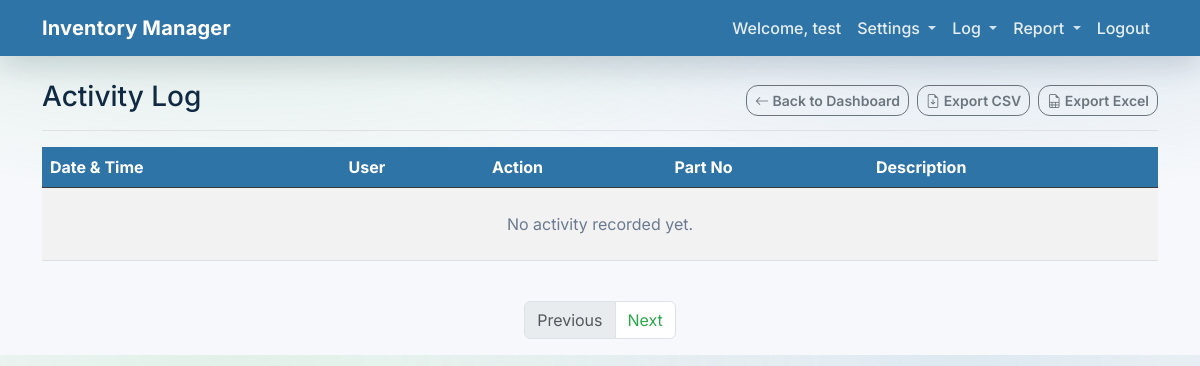
Before: /activity-log (signed in) with the older database file.
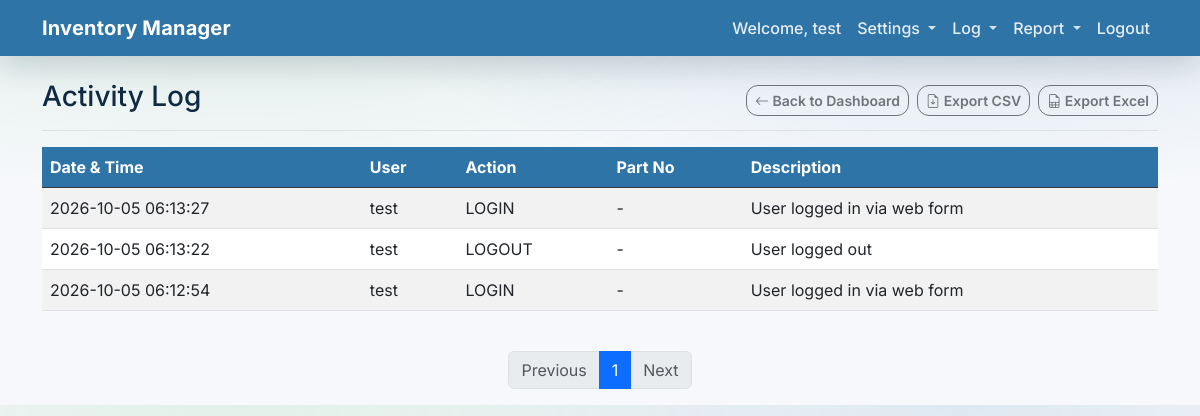
After: the same page with the newer database file.
### app/models.py (models this page shows)
class ActivityLog(Base):
    __tablename__ = "activity_logs"
    id = Column(Integer, primary_key=True, index=True)
    user_id = Column(Integer, ForeignKey("users.id"), nullable=True)
    action = Column(String, index=True)
    part_id = Column(Integer, ForeignKey("sku_parts.id"), nullable=True)
    description = Column(String, nullable=True)
    created_at = Column(DateTime(timezone=True), server_default=func.now())
    user = relationship("User")
    part = relationship("SkuPart")

class User(Base):
    __tablename__ = "users"
    id = Column(Integer, primary_key=True, index=True)
    email = Column(String, unique=True, index=True)
    hashed_password = Column(String)
    full_name = Column(String, nullable=True)
    is_active = Column(Boolean, default=True)
    is_admin = Column(Boolean, default=False)

### app/main.py (the view)
@app.get("/activity-log", response_class=HTMLResponse)
async def activity_log(
    request: Request,
    page: int = 1,
    limit: int = 20,
    db: Session = Depends(get_db),
):
    user = await auth.get_current_user_from_cookie(request, db)
    if not user:
        return RedirectResponse(url="/login?session_expired=true")
    skip = (page - 1) * limit
    logs, total_count = crud.get_activity_logs(db, skip=skip, limit=limit)
    total_pages = (total_count + limit - 1) // limit
    return templates.TemplateResponse(
        request,
        "activity_log.html",
        {
            "request": request,
            "user": user,
            "logs": logs,
            "page": page,
            "limit": limit,
            "total_pages": total_pages,
            "total_count": total_count,
        },
    )

### app/templates/activity_log.html (shortened to what this page needs)
{% extends "base.html" %}
{% block content %}
<div class="d-flex justify-content-between flex-wrap flex-md-nowrap align-items-center pb-2 mb-3 border-bottom">
    <h2 class="h3">Activity Log</h2>
    <div class="btn-toolbar mb-2 mb-md-0 gap-2">
        <a href="/" class="btn btn-outline-secondary btn-sm">
            <i class="bi bi-arrow-left"></i> Back to Dashboard
        </a>
        <a href="/export/activity-log.csv" class="btn btn-sm btn-outline-secondary">
            <i class="bi bi-file-earmark-arrow-down"></i> Export CSV
        </a>
        <a href="/export/activity-log.xlsx" class="btn btn-sm btn-outline-secondary">
            <i class="bi bi-file-earmark-spreadsheet"></i> Export Excel
        </a>
    </div>
</div>
<div class="table-responsive">
    <table class="table table-striped table-hover align-middle">
        <thead class="table-dark">
            <tr>
                <th scope="col">Date &amp; Time</th>
                <th scope="col">User</th>
                <th scope="col">Action</th>
                <th scope="col">Part No</th>
                <th scope="col">Description</th>
            </tr>
        </thead>
        <tbody>
            {% for log in logs %}
            <tr>
                <td>{{ log.created_at.strftime("%Y-%m-%d %H:%M:%S") if log.created_at else "" }}</td>
                <td>{{ log.user.full_name or log.user.email if log.user else "-" }}</td>
                <td>{{ log.action }}</td>
                <td>{{ log.part.sku if log.part else "-" }}</td>
                <td>{{ log.description or "" }}</td>
            </tr>
            {% else %}
            <tr>
                <td colspan="5" class="text-center py-4 text-muted">
                    No activity recorded yet.
                </td>
            </tr>
            {% endfor %}
        </tbody>
    </table>
</div>
<nav aria-label="Activity log pagination" class="mt-4">
    <ul class="pagination justify-content-center">
        <li class="page-item {% if page == 1 %}disabled{% endif %}">
            <a class="page-link" href="/activity-log?page={{ page - 1 }}&limit={{ limit }}">Previous</a>
        </li>
        {% for p in range(1, total_pages + 1) %}
        <li class="page-item {% if p == page %}active{% endif %}">
            <a class="page-link" href="/activity-log?page={{ p }}&limit={{ limit }}">{{ p }}</a>
        </li>
        {% endfor %}
        <li class="page-item {% if page == total_pages %}disabled{% endif %}">
            <a class="page-link" href="/activity-log?page={{ page + 1 }}&limit={{ limit }}">Next</a>
        </li>
    </ul>
</nav>
{% endblock %}

Changed rows visible on the page:
added ActivityLog: created_at "2026-10-05 06:13:27", user "test", action "LOGIN", part "-", description "User logged in via web form"
added ActivityLog: created_at "2026-10-05 06:13:22", user "test", action "LOGOUT", part "-", description "User logged out"
added ActivityLog: created_at "2026-10-05 06:12:54", user "test", action "LOGIN", part "-", description "User logged in via web form"
Other visible differences:
new list line: "1"
text no longer shown: "No activity recorded yet."
